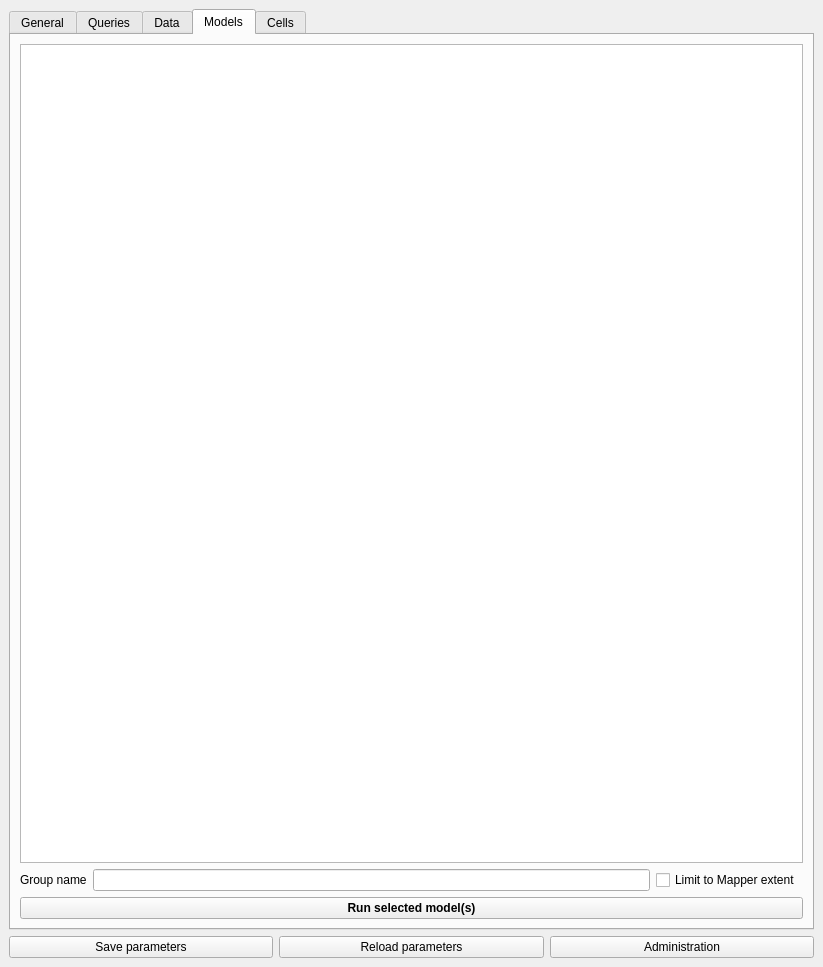
<?xml version="1.0" encoding="UTF-8"?>
<ui version="4.0">
 <class>EcoModelDockWidgetBase</class>
 <widget class="QDockWidget" name="EcoModelDockWidgetBase">
  <property name="geometry">
   <rect>
    <x>0</x>
    <y>0</y>
    <width>823</width>
    <height>967</height>
   </rect>
  </property>
  <property name="windowTitle">
   <string>Estimation of flood damage costs</string>
  </property>
  <widget class="QWidget" name="dockWidgetContents">
   <layout class="QVBoxLayout" name="verticalLayout_3">
    <item>
     <widget class="QTabWidget" name="twEcoModel">
      <property name="currentIndex">
       <number>3</number>
      </property>
      <widget class="QWidget" name="tab">
       <attribute name="title">
        <string>General</string>
       </attribute>
       <layout class="QVBoxLayout" name="verticalLayout">
        <item>
         <widget class="QGroupBox" name="gbDatabase">
          <property name="title">
           <string>Database source</string>
          </property>
          <property name="checkable">
           <bool>false</bool>
          </property>
          <property name="checked">
           <bool>false</bool>
          </property>
          <layout class="QGridLayout" name="gridLayout">
           <item row="0" column="0">
            <widget class="QLabel" name="label_7">
             <property name="sizePolicy">
              <sizepolicy hsizetype="Preferred" vsizetype="Preferred">
               <horstretch>0</horstretch>
               <verstretch>0</verstretch>
              </sizepolicy>
             </property>
             <property name="text">
              <string>Database</string>
             </property>
            </widget>
           </item>
           <item row="0" column="1">
            <widget class="QComboBox" name="cbDatabase">
             <property name="sizePolicy">
              <sizepolicy hsizetype="Preferred" vsizetype="Fixed">
               <horstretch>5</horstretch>
               <verstretch>0</verstretch>
              </sizepolicy>
             </property>
            </widget>
           </item>
           <item row="0" column="2">
            <widget class="QPushButton" name="pbDatabase">
             <property name="sizePolicy">
              <sizepolicy hsizetype="Minimum" vsizetype="Fixed">
               <horstretch>0</horstretch>
               <verstretch>0</verstretch>
              </sizepolicy>
             </property>
             <property name="text">
              <string/>
             </property>
            </widget>
           </item>
           <item row="1" column="0">
            <widget class="QLabel" name="label_8">
             <property name="sizePolicy">
              <sizepolicy hsizetype="Preferred" vsizetype="Preferred">
               <horstretch>0</horstretch>
               <verstretch>0</verstretch>
              </sizepolicy>
             </property>
             <property name="text">
              <string>Parameter table</string>
             </property>
            </widget>
           </item>
           <item row="1" column="1">
            <widget class="QLineEdit" name="leParameterTable">
             <property name="sizePolicy">
              <sizepolicy hsizetype="Expanding" vsizetype="Fixed">
               <horstretch>5</horstretch>
               <verstretch>0</verstretch>
              </sizepolicy>
             </property>
            </widget>
           </item>
           <item row="1" column="2">
            <widget class="QPushButton" name="pbParameterShow">
             <property name="sizePolicy">
              <sizepolicy hsizetype="Minimum" vsizetype="Fixed">
               <horstretch>0</horstretch>
               <verstretch>0</verstretch>
              </sizepolicy>
             </property>
             <property name="text">
              <string/>
             </property>
            </widget>
           </item>
          </layout>
         </widget>
        </item>
        <item>
         <widget class="QTreeView" name="tvGeneral"/>
        </item>
       </layout>
      </widget>
      <widget class="QWidget" name="tab_5">
       <attribute name="title">
        <string>Queries</string>
       </attribute>
       <layout class="QVBoxLayout" name="verticalLayout_6">
        <item>
         <widget class="QTreeView" name="tvQueries"/>
        </item>
       </layout>
      </widget>
      <widget class="QWidget" name="tab_4">
       <attribute name="title">
        <string>Data</string>
       </attribute>
       <layout class="QVBoxLayout" name="verticalLayout_5">
        <item>
         <widget class="QTreeView" name="tvData"/>
        </item>
       </layout>
      </widget>
      <widget class="QWidget" name="tab_2">
       <attribute name="title">
        <string>Models</string>
       </attribute>
       <layout class="QVBoxLayout" name="verticalLayout_2">
        <item>
         <widget class="QTreeView" name="tvModels"/>
        </item>
        <item>
         <layout class="QHBoxLayout" name="horizontalLayout_8">
          <item>
           <widget class="QLabel" name="label">
            <property name="text">
             <string>Group name</string>
            </property>
           </widget>
          </item>
          <item>
           <widget class="QLineEdit" name="leGroupName">
            <property name="sizePolicy">
             <sizepolicy hsizetype="Expanding" vsizetype="Fixed">
              <horstretch>5</horstretch>
              <verstretch>0</verstretch>
             </sizepolicy>
            </property>
            <property name="text">
             <string/>
            </property>
           </widget>
          </item>
          <item>
           <widget class="QCheckBox" name="chbLimit">
            <property name="text">
             <string>Limit to Mapper extent </string>
            </property>
           </widget>
          </item>
         </layout>
        </item>
        <item>
         <widget class="QPushButton" name="pbModelRun">
          <property name="font">
           <font>
            <weight>75</weight>
            <bold>true</bold>
           </font>
          </property>
          <property name="text">
           <string>Run selected model(s)</string>
          </property>
         </widget>
        </item>
       </layout>
      </widget>
      <widget class="QWidget" name="tab_6">
       <attribute name="title">
        <string>Cells</string>
       </attribute>
       <layout class="QVBoxLayout" name="verticalLayout_9">
        <item>
         <widget class="QGroupBox" name="groupBox_3">
          <property name="title">
           <string>Create cell layer</string>
          </property>
          <layout class="QVBoxLayout" name="verticalLayout_8">
           <item>
            <layout class="QHBoxLayout" name="horizontalLayout_2">
             <item>
              <widget class="QLabel" name="label_10">
               <property name="sizePolicy">
                <sizepolicy hsizetype="Preferred" vsizetype="Preferred">
                 <horstretch>1</horstretch>
                 <verstretch>0</verstretch>
                </sizepolicy>
               </property>
               <property name="text">
                <string>Layername</string>
               </property>
              </widget>
             </item>
             <item>
              <widget class="QLineEdit" name="leLayerName">
               <property name="sizePolicy">
                <sizepolicy hsizetype="Expanding" vsizetype="Fixed">
                 <horstretch>4</horstretch>
                 <verstretch>0</verstretch>
                </sizepolicy>
               </property>
              </widget>
             </item>
            </layout>
           </item>
           <item>
            <layout class="QHBoxLayout" name="horizontalLayout_4">
             <item>
              <layout class="QFormLayout" name="formLayout">
               <item row="0" column="0">
                <widget class="QLabel" name="label_11">
                 <property name="sizePolicy">
                  <sizepolicy hsizetype="Preferred" vsizetype="Preferred">
                   <horstretch>0</horstretch>
                   <verstretch>0</verstretch>
                  </sizepolicy>
                 </property>
                 <property name="text">
                  <string>Cell dimension (m.)</string>
                 </property>
                </widget>
               </item>
               <item row="0" column="1">
                <widget class="QDoubleSpinBox" name="dsbCellSize">
                 <property name="sizePolicy">
                  <sizepolicy hsizetype="Minimum" vsizetype="Fixed">
                   <horstretch>4</horstretch>
                   <verstretch>0</verstretch>
                  </sizepolicy>
                 </property>
                 <property name="maximum">
                  <double>10000.000000000000000</double>
                 </property>
                 <property name="singleStep">
                  <double>50.000000000000000</double>
                 </property>
                </widget>
               </item>
               <item row="1" column="0">
                <widget class="QLabel" name="label_5">
                 <property name="sizePolicy">
                  <sizepolicy hsizetype="Preferred" vsizetype="Preferred">
                   <horstretch>1</horstretch>
                   <verstretch>0</verstretch>
                  </sizepolicy>
                 </property>
                 <property name="text">
                  <string>X minimum</string>
                 </property>
                </widget>
               </item>
               <item row="1" column="1">
                <widget class="QDoubleSpinBox" name="dsbXMin">
                 <property name="sizePolicy">
                  <sizepolicy hsizetype="Minimum" vsizetype="Fixed">
                   <horstretch>0</horstretch>
                   <verstretch>0</verstretch>
                  </sizepolicy>
                 </property>
                 <property name="maximum">
                  <double>10000000.000000000000000</double>
                 </property>
                 <property name="singleStep">
                  <double>1000.000000000000000</double>
                 </property>
                </widget>
               </item>
               <item row="2" column="0">
                <widget class="QLabel" name="label_12">
                 <property name="sizePolicy">
                  <sizepolicy hsizetype="Preferred" vsizetype="Preferred">
                   <horstretch>1</horstretch>
                   <verstretch>0</verstretch>
                  </sizepolicy>
                 </property>
                 <property name="text">
                  <string>Y minimum</string>
                 </property>
                </widget>
               </item>
               <item row="2" column="1">
                <widget class="QDoubleSpinBox" name="dsbYMin">
                 <property name="sizePolicy">
                  <sizepolicy hsizetype="Minimum" vsizetype="Fixed">
                   <horstretch>0</horstretch>
                   <verstretch>0</verstretch>
                  </sizepolicy>
                 </property>
                 <property name="maximum">
                  <double>10000000.000000000000000</double>
                 </property>
                 <property name="singleStep">
                  <double>1000.000000000000000</double>
                 </property>
                </widget>
               </item>
              </layout>
             </item>
             <item>
              <layout class="QFormLayout" name="formLayout_2">
               <item row="0" column="0" colspan="2">
                <widget class="QLabel" name="label_14">
                 <property name="sizePolicy">
                  <sizepolicy hsizetype="Preferred" vsizetype="Preferred">
                   <horstretch>4</horstretch>
                   <verstretch>0</verstretch>
                  </sizepolicy>
                 </property>
                 <property name="text">
                  <string>(Cells are always square)</string>
                 </property>
                </widget>
               </item>
               <item row="1" column="0">
                <widget class="QLabel" name="label_6">
                 <property name="sizePolicy">
                  <sizepolicy hsizetype="Preferred" vsizetype="Preferred">
                   <horstretch>1</horstretch>
                   <verstretch>0</verstretch>
                  </sizepolicy>
                 </property>
                 <property name="text">
                  <string>X maximum</string>
                 </property>
                </widget>
               </item>
               <item row="1" column="1">
                <widget class="QDoubleSpinBox" name="dsbXMax">
                 <property name="sizePolicy">
                  <sizepolicy hsizetype="Minimum" vsizetype="Fixed">
                   <horstretch>4</horstretch>
                   <verstretch>0</verstretch>
                  </sizepolicy>
                 </property>
                 <property name="maximum">
                  <double>10000000.000000000000000</double>
                 </property>
                 <property name="singleStep">
                  <double>1000.000000000000000</double>
                 </property>
                </widget>
               </item>
               <item row="2" column="0">
                <widget class="QLabel" name="label_13">
                 <property name="sizePolicy">
                  <sizepolicy hsizetype="Preferred" vsizetype="Preferred">
                   <horstretch>1</horstretch>
                   <verstretch>0</verstretch>
                  </sizepolicy>
                 </property>
                 <property name="text">
                  <string>Y maximum</string>
                 </property>
                </widget>
               </item>
               <item row="2" column="1">
                <widget class="QDoubleSpinBox" name="dsbYMax">
                 <property name="sizePolicy">
                  <sizepolicy hsizetype="Minimum" vsizetype="Fixed">
                   <horstretch>4</horstretch>
                   <verstretch>0</verstretch>
                  </sizepolicy>
                 </property>
                 <property name="maximum">
                  <double>10000000.000000000000000</double>
                 </property>
                 <property name="singleStep">
                  <double>1000.000000000000000</double>
                 </property>
                </widget>
               </item>
              </layout>
             </item>
            </layout>
           </item>
           <item>
            <layout class="QHBoxLayout" name="horizontalLayout_7">
             <item>
              <widget class="QPushButton" name="pbMapperExtents">
               <property name="sizePolicy">
                <sizepolicy hsizetype="Minimum" vsizetype="Fixed">
                 <horstretch>9</horstretch>
                 <verstretch>0</verstretch>
                </sizepolicy>
               </property>
               <property name="text">
                <string>mapper extents</string>
               </property>
              </widget>
             </item>
             <item>
              <widget class="QPushButton" name="pbCreateCellLayer">
               <property name="sizePolicy">
                <sizepolicy hsizetype="Minimum" vsizetype="Fixed">
                 <horstretch>9</horstretch>
                 <verstretch>0</verstretch>
                </sizepolicy>
               </property>
               <property name="text">
                <string>Create new cell layer</string>
               </property>
              </widget>
             </item>
            </layout>
           </item>
          </layout>
         </widget>
        </item>
        <item>
         <widget class="QGroupBox" name="groupBox_2">
          <property name="title">
           <string>Choose cell layer</string>
          </property>
          <layout class="QVBoxLayout" name="verticalLayout_7">
           <item>
            <layout class="QHBoxLayout" name="horizontalLayout_3">
             <item>
              <widget class="QLabel" name="label_9">
               <property name="sizePolicy">
                <sizepolicy hsizetype="Preferred" vsizetype="Preferred">
                 <horstretch>0</horstretch>
                 <verstretch>0</verstretch>
                </sizepolicy>
               </property>
               <property name="text">
                <string>Cell layer</string>
               </property>
              </widget>
             </item>
             <item>
              <widget class="QComboBox" name="cbCellLayer">
               <property name="sizePolicy">
                <sizepolicy hsizetype="Preferred" vsizetype="Fixed">
                 <horstretch>5</horstretch>
                 <verstretch>0</verstretch>
                </sizepolicy>
               </property>
              </widget>
             </item>
             <item>
              <widget class="QPushButton" name="pbUpdCellLayer">
               <property name="sizePolicy">
                <sizepolicy hsizetype="Minimum" vsizetype="Fixed">
                 <horstretch>0</horstretch>
                 <verstretch>0</verstretch>
                </sizepolicy>
               </property>
               <property name="text">
                <string/>
               </property>
              </widget>
             </item>
            </layout>
           </item>
           <item>
            <widget class="QPushButton" name="pbClearValues">
             <property name="sizePolicy">
              <sizepolicy hsizetype="Minimum" vsizetype="Fixed">
               <horstretch>9</horstretch>
               <verstretch>0</verstretch>
              </sizepolicy>
             </property>
             <property name="text">
              <string>Clear values from chosen layer</string>
             </property>
            </widget>
           </item>
          </layout>
         </widget>
        </item>
        <item>
         <widget class="QTreeView" name="tvCells"/>
        </item>
        <item>
         <layout class="QHBoxLayout" name="horizontalLayout_5">
          <item>
           <widget class="QPushButton" name="pbDamage">
            <property name="sizePolicy">
             <sizepolicy hsizetype="Minimum" vsizetype="Fixed">
              <horstretch>9</horstretch>
              <verstretch>0</verstretch>
             </sizepolicy>
            </property>
            <property name="text">
             <string>Damage loss</string>
            </property>
           </widget>
          </item>
          <item>
           <widget class="QPushButton" name="pbValue">
            <property name="sizePolicy">
             <sizepolicy hsizetype="Minimum" vsizetype="Fixed">
              <horstretch>9</horstretch>
              <verstretch>0</verstretch>
             </sizepolicy>
            </property>
            <property name="text">
             <string>Value loss</string>
            </property>
           </widget>
          </item>
          <item>
           <widget class="QPushButton" name="pbRisk">
            <property name="sizePolicy">
             <sizepolicy hsizetype="Minimum" vsizetype="Fixed">
              <horstretch>9</horstretch>
              <verstretch>0</verstretch>
             </sizepolicy>
            </property>
            <property name="text">
             <string>Risk</string>
            </property>
           </widget>
          </item>
          <item>
           <widget class="QPushButton" name="pbClearAll">
            <property name="sizePolicy">
             <sizepolicy hsizetype="Minimum" vsizetype="Fixed">
              <horstretch>9</horstretch>
              <verstretch>0</verstretch>
             </sizepolicy>
            </property>
            <property name="text">
             <string>Clear all</string>
            </property>
           </widget>
          </item>
         </layout>
        </item>
        <item>
         <layout class="QHBoxLayout" name="horizontalLayout_6">
          <item>
           <widget class="QPushButton" name="pbUpdateLayerTree">
            <property name="sizePolicy">
             <sizepolicy hsizetype="Minimum" vsizetype="Fixed">
              <horstretch>9</horstretch>
              <verstretch>0</verstretch>
             </sizepolicy>
            </property>
            <property name="text">
             <string>Update layer tree</string>
            </property>
           </widget>
          </item>
          <item>
           <widget class="QPushButton" name="pbCellExtract">
            <property name="sizePolicy">
             <sizepolicy hsizetype="Minimum" vsizetype="Fixed">
              <horstretch>9</horstretch>
              <verstretch>0</verstretch>
             </sizepolicy>
            </property>
            <property name="font">
             <font>
              <weight>75</weight>
              <bold>true</bold>
             </font>
            </property>
            <property name="text">
             <string>Run cell extraction</string>
            </property>
           </widget>
          </item>
         </layout>
        </item>
       </layout>
      </widget>
     </widget>
    </item>
    <item>
     <layout class="QHBoxLayout" name="horizontalLayout">
      <item>
       <widget class="QPushButton" name="pbParameterSave">
        <property name="text">
         <string>Save parameters</string>
        </property>
       </widget>
      </item>
      <item>
       <widget class="QPushButton" name="pbParameterReset">
        <property name="text">
         <string>Reload parameters</string>
        </property>
       </widget>
      </item>
      <item>
       <widget class="QPushButton" name="pbAdministration">
        <property name="text">
         <string>Administration</string>
        </property>
       </widget>
      </item>
     </layout>
    </item>
   </layout>
  </widget>
 </widget>
 <resources/>
 <connections/>
</ui>
